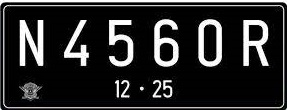
#> input picture week - 09/images/plat nomer.jpg, 287 x 110 px
$ jupyter execute morphology.ipynb
#> lines starting #> are read from the running program, lines starting #| are printed output that depends on the picture; after the words box and inside, x2 and y2 are one past the last pixel; in counts of white or black regions, pixels touching at a corner belong together
# Week 9 - Morphology

### Import libraries

[cell 1]
import cv2
import numpy as np
import matplotlib.pyplot as plt

### 3x3 Cross SED(Structuring Element Dilation) Morphology without morphology library

[cell 2]
def image_dilation(F, w):
	# F: input image
	# w: structuring element
	# return: dilated output image
	p, q = F.shape

	output_image = np.zeros((p,q), dtype=np.uint8)

	# Generate SED
	SED = np.ones((w,w), dtype=np.uint8)
	c = int((w-1)/2)

	# Dilation
	for i in range(c, p-c):
		for j in range(c, q-c):
			temp = F[i-c:i+c+1, j-c:j+c+1]
			product = temp * SED
			output_image[i,j] = np.max(product)

	return output_image

[cell 3]
img_dilation = cv2.imread('./images/plat nomer.jpg', 0)
#> img_dilation: shape (110, 287); min 0, max 255, mean 43.7
gamma_image = np.zeros(img_dilation.shape, dtype=np.uint8)

for y in range(img_dilation.shape[0]):
	for x in range(img_dilation.shape[1]):
		gamma_image[y,x] = np.clip(255.0 * (img_dilation[y,x]/255.0) ** (2/1), 0, 255)
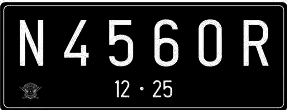
#> gamma_image: shape (110, 287); min 0, max 255, mean 36.4

ret, thresh = cv2.threshold(gamma_image, 125,200,cv2.THRESH_BINARY)
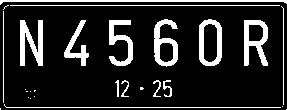
#> thresh: shape (110, 287); values 0 (black) and 200 (white), 15% white; 27 white regions (12 under 20 px), largest, box (x1, y1, x2, y2) and area: (20, 20, 43, 66) 620, (0, 0, 287, 5) 584, (244, 20, 268, 66) 582
w=5
output_image = image_dilation(thresh,w)
#> after the loop in image_dilation, `for i in range(c, p-c):`:
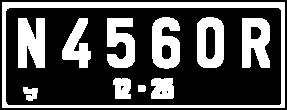
#> output_image: shape (110, 287); values 0 (black) and 200 (white), 32.9% white; 11 white regions, largest, box (x1, y1, x2, y2) and area: (2, 2, 285, 108) 3336, (18, 18, 45, 68) 1135, (242, 18, 270, 68) 1088

plt.subplots(figsize=(15, 5))
plt.subplot(131),plt.imshow(gamma_image,cmap = 'gray')
plt.title('Citra Awal'),plt.xticks([]), plt.yticks([])
plt.subplot(132),plt.imshow(output_image,cmap = 'gray')
plt.title('Citra Hasil Dilasi'),plt.xticks([]), plt.yticks([])
plt.show()

### 3x3 Cross SED(Structuring Element Dilation) Morphology with morphology library

[cell 4]
ret, thresh = cv2.threshold(gamma_image, 125,200,cv2.THRESH_BINARY)
kernel = np.array([[0,1,0],
                  [1,1,1],
                  [0,1,0]],np.uint8)
output_image = cv2.dilate(thresh,kernel,iterations = 1)
#> output_image: shape (110, 287); values 0 (black) and 200 (white), 25.4% white; 17 white regions (6 under 20 px), largest, box (x1, y1, x2, y2) and area: (2, 4, 285, 109) 2251, (0, 0, 287, 6) 871, (19, 19, 44, 67) 855

print(kernel)

plt.subplots(figsize=(15, 5))
plt.subplot(131),plt.imshow(gamma_image,cmap = 'gray')
plt.title('Citra Awal'),plt.xticks([]), plt.yticks([])
plt.subplot(132),plt.imshow(output_image,cmap = 'gray')
plt.title('Citra Hasil Dilasi'),plt.xticks([]), plt.yticks([])
plt.show()

### 5x5 Cross SEE(Structuring Element Erotion) Erosion without morphology library

[cell 5]
def image_erotion(F, k):
	# F: input image
	# k: structuring element
	# return: eroded output image
	height, width = F.shape

	output_image = np.zeros((height, width), dtype=np.uint8)

	# Generate SEE
	SEE = np.ones((k,k), dtype=np.uint8)
	c = int((k-1)/2)

	# Erosion
	for i in range(c, height-c):
		for j in range(c, width-c):
			temp = F[i-c:i+c+1, j-c:j+c+1]
			product = temp * SEE
			output_image[i,j] = np.min(product)

	return output_image

[cell 6]
img_erotion = cv2.imread('./images/plat nomer.jpg', 0)
gamma_image = np.zeros(img_erotion.shape, img_erotion.dtype)

for y in range(img_erotion.shape[0]):
	for x in range(img_erotion.shape[1]):
		gamma_image[y,x] = np.clip(255.0 * (img_erotion[y,x]/255.0) ** (2/1), 0, 255)

ret, thresh = cv2.threshold(gamma_image, 125,200,cv2.THRESH_BINARY)
k = 5
output_image = image_erotion(thresh,k)
#> after the loop in image_erotion, `for i in range(c, height-c):`: output_image: shape (110, 287); values 0 (black) and 200 (white), 1.3% white in thin lines or dots, all inside (x1, y1, x2, y2) = (22, 22, 266, 64)

plt.subplots(figsize=(15, 5))
plt.subplot(131),plt.imshow(gamma_image,cmap = 'gray')
plt.title('Citra Awal'),plt.xticks([]), plt.yticks([])
plt.subplot(132),plt.imshow(output_image,cmap = 'gray')
plt.title('Citra Hasil Erosi'),plt.xticks([]), plt.yticks([])
plt.show()

### 5x5 Cross SEE(Structuring Element Erotion) Erosion with morphology library

[cell 7]
ret, thresh = cv2.threshold(gamma_image, 125,200,cv2.THRESH_BINARY)
kernel = np.ones((5,5),np.uint8)
output_image = cv2.erode(thresh,kernel,iterations = 1)
#> output_image: shape (110, 287); values 0 (black) and 200 (white), 1.3% white in thin lines or dots, all inside (x1, y1, x2, y2) = (0, 0, 287, 64)

print(kernel)

plt.subplots(figsize=(15, 5))
plt.subplot(131),plt.imshow(gamma_image,cmap = 'gray')
plt.title('Citra Awal'),plt.xticks([]), plt.yticks([])
plt.subplot(132),plt.imshow(output_image,cmap = 'gray')
plt.title('Citra Hasil Erosi'),plt.xticks([]), plt.yticks([])
plt.show()

### 3x3 SE Opening without morphology library

[cell 8]
def image_opening(F, w):
	# F: input image
	# w: structuring element
	# return: opened output image
	eroded_image = image_erotion(F, w)
	opened_image = image_dilation(eroded_image, w)
	return opened_image

[cell 9]
img_opening = cv2.imread('./images/plat nomer.jpg', 0)
gamma_image = np.zeros(img_opening.shape, img_opening.dtype)

for y in range(img_opening.shape[0]):
	for x in range(img_opening.shape[1]):
		gamma_image[y,x] = np.clip(255.0 * (img_opening[y,x]/255.0) ** (2/1), 0, 255)

ret, thresh = cv2.threshold(gamma_image, 125,200,cv2.THRESH_BINARY)
w = 3
output_image = image_opening(thresh, w)
#> after the loop in image_erotion (call 2), `for i in range(c, height-c):`: output_image: shape (110, 287); values 0 (black) and 200 (white), 5.6% white; 10 white regions (4 under 20 px), largest, box (x1, y1, x2, y2) and area: (21, 21, 42, 65) 356, (245, 21, 267, 65) 328, (155, 20, 177, 65) 305, (200, 20, 221, 65) 287, (110, 21, 132, 65) 282, (65, 21, 88, 65) 195
#> after the loop in image_dilation (call 2), `for i in range(c, p-c):`: output_image: shape (110, 287); values 0 (black) and 200 (white), 10.2% white; 10 white regions (4 under 20 px), largest, box (x1, y1, x2, y2) and area: (20, 20, 43, 66) 620, (244, 20, 268, 66) 582, (154, 19, 178, 66) 561, (199, 19, 222, 66) 529, (109, 20, 133, 66) 514, (64, 20, 89, 66) 381

plt.subplots(figsize=(15, 5))
plt.subplot(131),plt.imshow(gamma_image,cmap = 'gray')
plt.title('Citra Awal'),plt.xticks([]), plt.yticks([])
plt.subplot(132),plt.imshow(output_image,cmap = 'gray')
plt.title('Citra Hasil Opening'),plt.xticks([]), plt.yticks([])
plt.show()

[cell 10]
ret, thresh = cv2.threshold(gamma_image, 125,200,cv2.THRESH_BINARY)
w = 3
output_image = image_opening(thresh, w)

plt.subplots(figsize=(15, 5))
plt.subplot(131),plt.imshow(gamma_image,cmap = 'gray')
plt.title('Citra Awal'),plt.xticks([]), plt.yticks([])
plt.subplot(132),plt.imshow(thresh,cmap = 'gray')
plt.title('Citra Biner'),plt.xticks([]), plt.yticks([])
plt.subplot(133),plt.imshow(output_image,cmap = 'gray')
plt.title('Citra Hasil Opening'),plt.xticks([]), plt.yticks([])
plt.show()

### Comparing 3x3 and 5x5 SE Dilation

[cell 11]
ret, thresh = cv2.threshold(gamma_image, 125,200,cv2.THRESH_BINARY)
kernel_3 = np.ones((3,3),np.uint8)
kernel_5 = np.ones((5,5),np.uint8)
output_image_3 = cv2.dilate(thresh,kernel_3,iterations = 1)
#> output_image_3: shape (110, 287); values 0 (black) and 200 (white), 26.6% white; 17 white regions (5 under 20 px), largest, box (x1, y1, x2, y2) and area: (2, 4, 285, 109) 2277, (19, 19, 44, 67) 885, (0, 0, 287, 6) 876
output_image_5 = cv2.dilate(thresh,kernel_5,iterations = 1)
#> output_image_5: shape (110, 287); values 0 (black) and 200 (white), 37.3% white; 11 white regions, largest, box (x1, y1, x2, y2) and area: (0, 0, 287, 110) 4705, (18, 18, 45, 68) 1135, (242, 18, 270, 68) 1088

fig, axs = plt.subplots(nrows=2, ncols=2, figsize=(10, 5))

axs[0, 0].imshow(gamma_image, cmap='gray')
axs[0, 0].set_title('Citra Awal')
axs[0, 0].set_xticks([])
axs[0, 0].set_yticks([])

axs[0, 1].imshow(output_image_3, cmap='gray')
axs[0, 1].set_title('Citra Hasil Dilasi (3x3)')
axs[0, 1].set_xticks([])
axs[0, 1].set_yticks([])

axs[1, 0].imshow(gamma_image, cmap='gray')
axs[1, 0].set_title('Citra Awal')
axs[1, 0].set_xticks([])
axs[1, 0].set_yticks([])

axs[1, 1].imshow(output_image_5, cmap='gray')
axs[1, 1].set_title('Citra Hasil Dilasi (5x5)')
axs[1, 1].set_xticks([])
axs[1, 1].set_yticks([])

plt.show()

### Comparing 3x5 and 5x7 SE Erotion

[cell 12]
ret, thresh = cv2.threshold(gamma_image, 125,200,cv2.THRESH_BINARY)
kernel_3 = np.ones((3,5),np.uint8)
kernel_5 = np.ones((5,7),np.uint8)
output_image_3 = cv2.erode(thresh,kernel_3,iterations = 1)
#> output_image_3: shape (110, 287); values 0 (black) and 200 (white), 3.6% white in thin lines or dots, all inside (x1, y1, x2, y2) = (0, 0, 287, 65)
output_image_5 = cv2.erode(thresh,kernel_5,iterations = 1)
#> output_image_5: shape (110, 287); values 0 (black) and 200 (white), 0.23% white in thin lines or dots, all inside (x1, y1, x2, y2) = (23, 22, 258, 59)

fig, axs = plt.subplots(nrows=2, ncols=2, figsize=(10, 5))

axs[0, 0].imshow(gamma_image, cmap='gray')
axs[0, 0].set_title('Citra Awal')
axs[0, 0].set_xticks([])
axs[0, 0].set_yticks([])

axs[0, 1].imshow(output_image_3, cmap='gray')
axs[0, 1].set_title('Citra Hasil Erosi (3x5)')
axs[0, 1].set_xticks([])
axs[0, 1].set_yticks([])

axs[1, 0].imshow(gamma_image, cmap='gray')
axs[1, 0].set_title('Citra Awal')
axs[1, 0].set_xticks([])
axs[1, 0].set_yticks([])

axs[1, 1].imshow(output_image_5, cmap='gray')
axs[1, 1].set_title('Citra Hasil Erosi (5x7)')
axs[1, 1].set_xticks([])
axs[1, 1].set_yticks([])

plt.show()

### Comparing Vertical Line 3 and Vertical Line  5 SE Erosion

[cell 13]
image = cv2.imread('./images/plat nomer.jpg', 0)

vertical_line_3 = np.ones((3,1), dtype=np.uint8)
vertical_line_5 = np.ones((5,1), dtype=np.uint8)

eroded_img_3 = cv2.erode(image, vertical_line_3, iterations=1)
eroded_img_5 = cv2.erode(image, vertical_line_5, iterations=1)

fig, axs = plt.subplots(nrows=2, ncols=2, figsize=(10, 5))

axs[0, 0].imshow(image, cmap='gray')
axs[0, 0].set_title('Citra Awal')
axs[0, 0].set_xticks([])
axs[0, 0].set_yticks([])

axs[0, 1].imshow(eroded_img_3, cmap='gray')
axs[0, 1].set_title('Citra Hasil Erosi Line Vertikal 3')
axs[0, 1].set_xticks([])
axs[0, 1].set_yticks([])

axs[1, 0].imshow(image, cmap='gray')
axs[1, 0].set_title('Citra Awal')
axs[1, 0].set_xticks([])
axs[1, 0].set_yticks([])

axs[1, 1].imshow(eroded_img_5, cmap='gray')
axs[1, 1].set_title('Citra Hasil Erosi Line Vertikal 5')
axs[1, 1].set_xticks([])
axs[1, 1].set_yticks([])

plt.show()

### Tophat

[cell 14]
cat_img = cv2.imread('./images/kitten01.jpg')
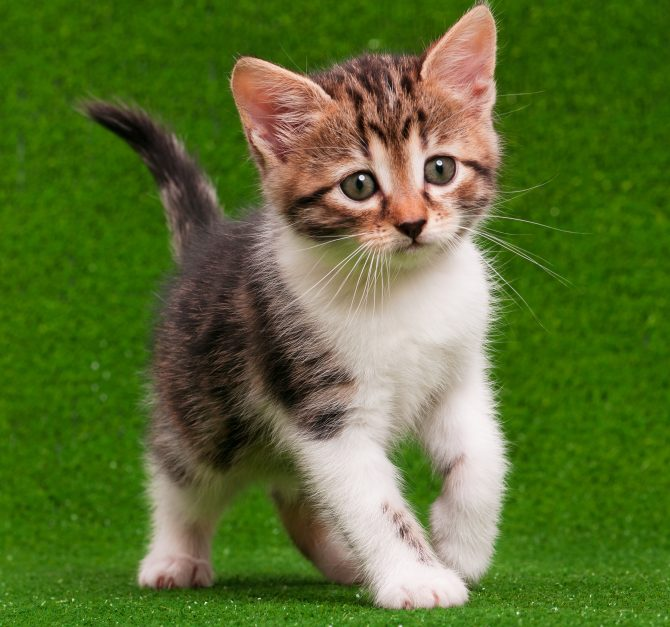
#> input picture week - 09/images/kitten01.jpg, 670 x 627 px
#> cat_img is the input picture: shape (627, 670, 3); mean B, G, R 49.8, 111.2, 90.9
cat_img = cv2.cvtColor(cat_img, cv2.COLOR_BGR2RGB)

kernel = np.ones((5,5),np.uint8)
tophat = cv2.morphologyEx(cat_img, cv2.MORPH_TOPHAT, kernel)

plt.subplots(figsize=(15, 5))
plt.subplot(131),plt.imshow(cv2.cvtColor(cat_img, cv2.COLOR_BGR2GRAY), cmap='gray')
plt.title('Citra Awal'),plt.xticks([]), plt.yticks([])
plt.subplot(132),plt.imshow(tophat)
plt.title('Citra Tophat'),plt.xticks([]), plt.yticks([])
plt.show()
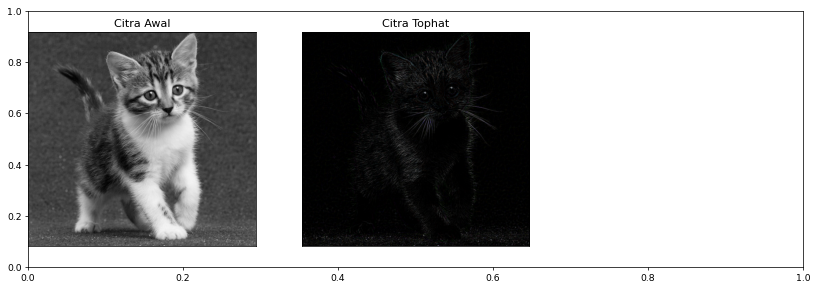
#> figure drawn by matplotlib, 2 panels

[cell 15]
kernel = np.ones((5,5),np.uint8)
tophat = cv2.morphologyEx(cat_img, cv2.MORPH_BLACKHAT, kernel)

plt.subplots(figsize=(15, 5))
plt.subplot(131),plt.imshow(cv2.cvtColor(cat_img, cv2.COLOR_BGR2GRAY), cmap='gray')
plt.title('Citra Awal'),plt.xticks([]), plt.yticks([])
plt.subplot(132),plt.imshow(tophat)
plt.title('Citra Tophat'),plt.xticks([]), plt.yticks([])
plt.show()

### Skeleton

[cell 16]
def skeleton(lily_img):
    ret, lily_img = cv2.threshold(lily_img, 127, 255, cv2.THRESH_BINARY)

    size = np.size(lily_img)
    skel = np.zeros(lily_img.shape, np.uint8)

    element = cv2.getStructuringElement(cv2.MORPH_CROSS, (3,3))

    while(True):
        eroded = cv2.erode(lily_img, element)
        temp = cv2.dilate(eroded, element)
        temp = cv2.subtract(lily_img, temp)
        skel = cv2.bitwise_or(skel, temp)
        lily_img = eroded.copy()

        gray_image = cv2.cvtColor(lily_img, cv2.COLOR_BGR2GRAY)
        non_zero_pixels = cv2.countNonZero(gray_image)

        if non_zero_pixels == 0:
            break

    return skel

[cell 17]
img = cv2.imread('./images/lily.jpg',0)
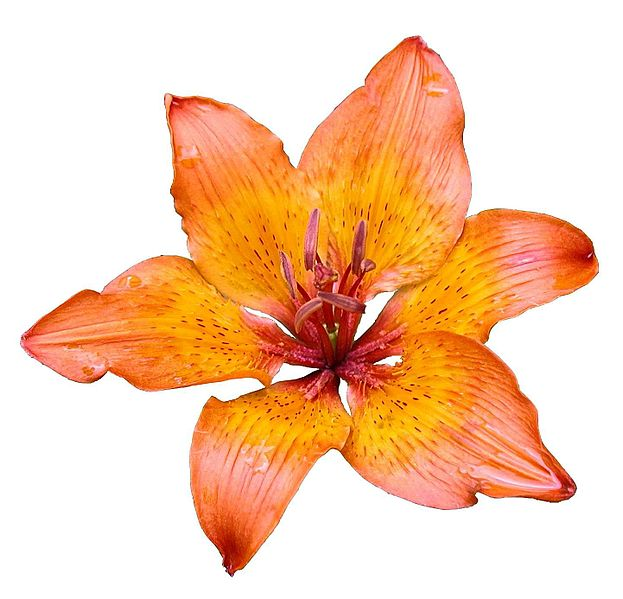
#> input picture week - 09/images/lily.jpg, 623 x 599 px
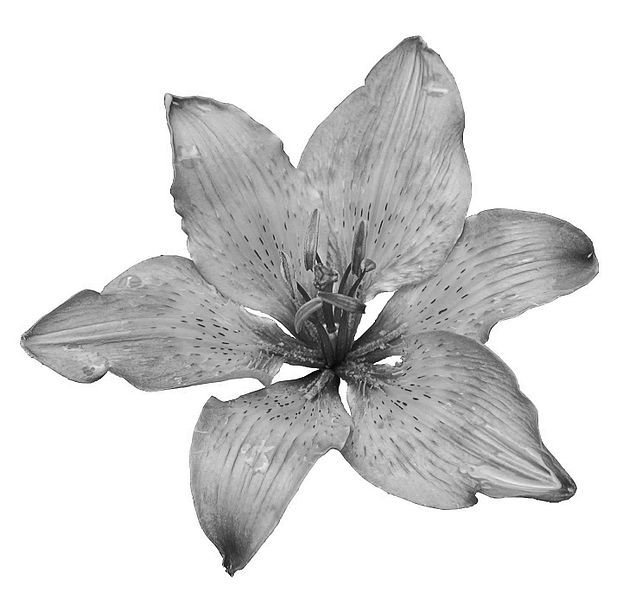
#> img: shape (599, 623); min 0, max 255, mean 214.2
size = np.size(img)
#> size = 373177
skel = np.zeros(img.shape,np.uint8)

ret,img = cv2.threshold(img,127,255,0)
#> img: shape (599, 623); 93.4% white; 918 black regions (870 under 20 px), largest, box (x1, y1, x2, y2) and area: (210, 221, 426, 415) 12073, (201, 512, 261, 577) 1771, (548, 218, 597, 278) 1359
element = cv2.getStructuringElement(cv2.MORPH_CROSS,(3,3))
done = False

while( not done):
    eroded = cv2.erode(img,element)
    temp = cv2.dilate(eroded,element)
    temp = cv2.subtract(img,temp)
    skel = cv2.bitwise_or(skel,temp)
    img = eroded.copy()

    zeros = size - cv2.countNonZero(img)
    if zeros==size:
        done = True
#> this loop made 261 passes
#> zeros on passes 1 to 3: 39593, 52806, 65588
#> pass 1, `temp = cv2.subtract(img,temp)`:
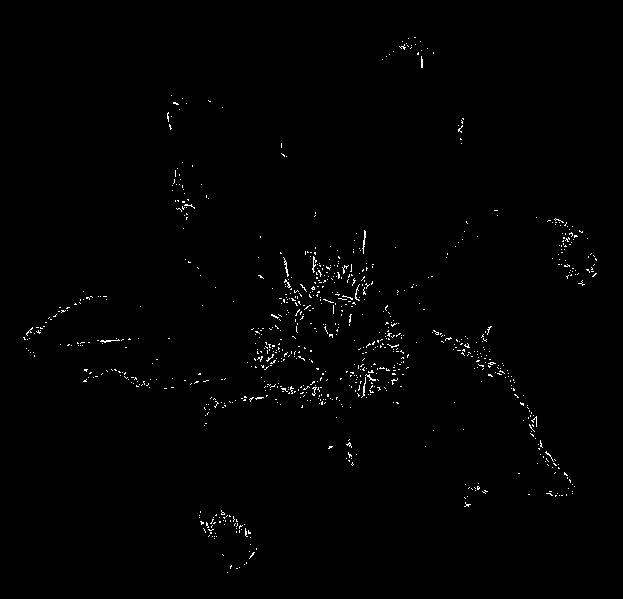
#> temp: shape (599, 623); 0.79% white in thin lines or dots, all inside (x1, y1, x2, y2) = (23, 37, 597, 573)
#> pass 2, `eroded = cv2.erode(img,element)`:
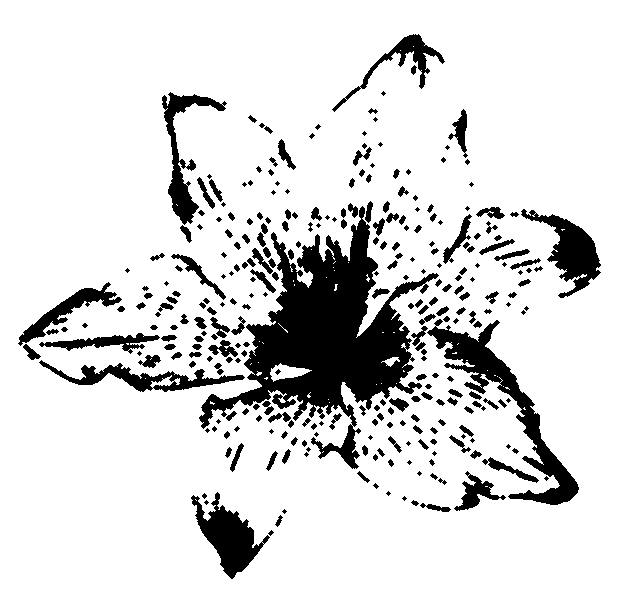
#> eroded: shape (599, 623); 85.8% white; 299 black regions (90 under 20 px), largest, box (x1, y1, x2, y2) and area: (199, 206, 439, 469) 20765, (427, 319, 579, 505) 5247, (191, 492, 270, 579) 2732
#> after the loop: eroded: shape (599, 623); every value is 0
#> after the loop:
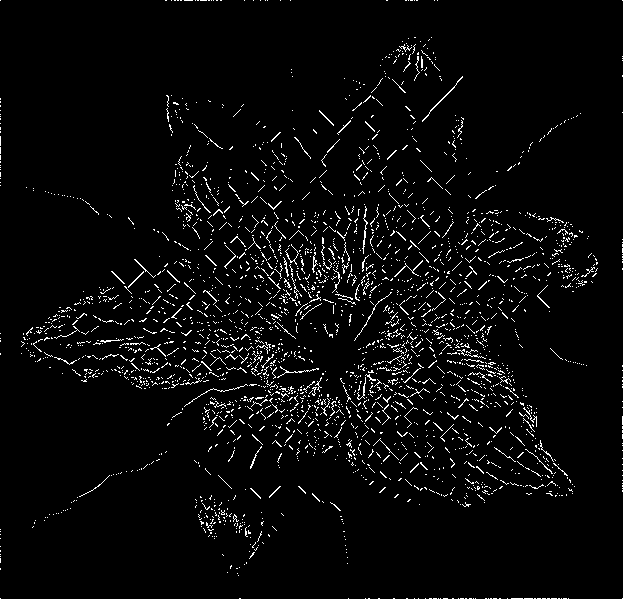
#> skel: shape (599, 623); 3.6% white in thin lines or dots

plt.subplots(figsize=(15, 5))
plt.subplot(132),plt.imshow(skel)
plt.title('Citra Skeleton'),plt.xticks([]), plt.yticks([])
plt.show()
